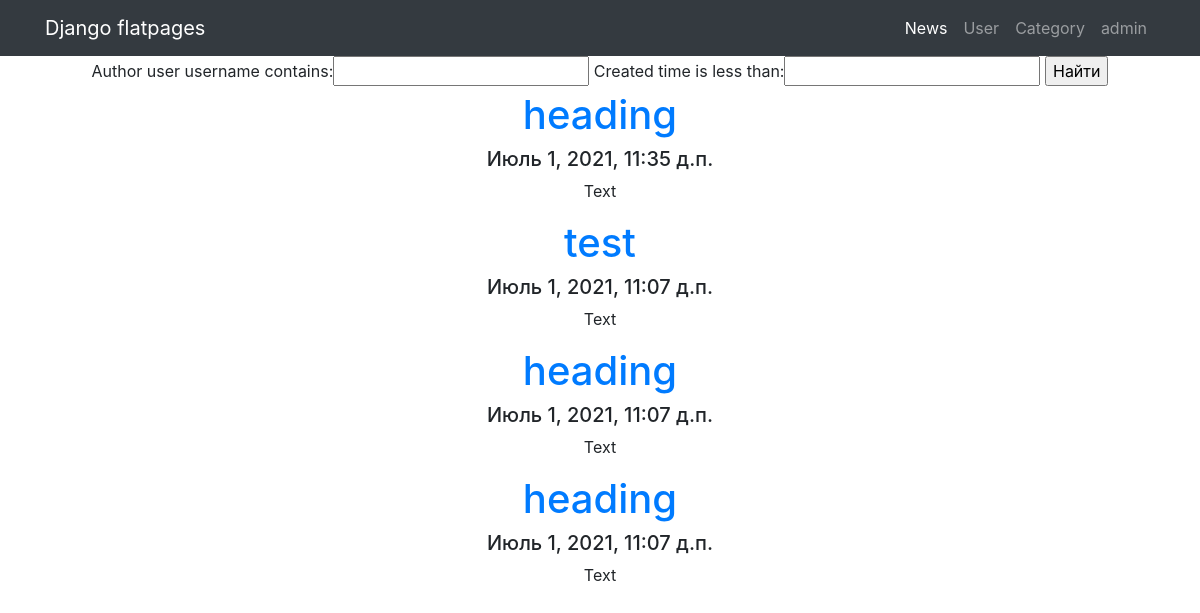
The app's page /search/ with its own data.
### NewsPaper/models.py (models this page shows, shortened)
class Post(models.Model):
    author = models.ForeignKey(Author, on_delete=models.CASCADE)
    post_type = models.CharField(max_length=255, choices=Post_type, default=post)
    heading = models.CharField(max_length=255, default='heading')
    text = models.TextField(default='Text')
    category = models.ManyToManyField(Category, through='PostCategory')
    created_time = models.DateTimeField(auto_now_add=True)
    rating = models.IntegerField(default=0)

### NewsPaper/views.py (the view)
# urls.py: path('search/', PostSearch.as_view(), name='search'),
class PostSearch(ListView):
    model = Post
    template_name = 'NewsPaper/search.html'
    context_object_name = 'posts'
    queryset = Post.objects.order_by('-id')
    def get_context_data(self, **kwargs):
        context = super().get_context_data(**kwargs)
        context['filter'] = PostFilter(self.request.GET,
                                       queryset=self.get_queryset())  # вписываем наш фильтр в контекст
        return context

### NewsPaper/templatetags/filters.py (called while the page is built)
@register.filter(name='censor')
def censor(value, arg):
    if cens:
        for i in cens:
            value = value.replace(i, '*' * len(i))
    if arg:
        arg = arg.split()
        for y in arg:
            value = value.replace(y, '*' * len(y))
    return value

### templates/NewsPaper/search.html (shortened to what this page needs)
{% extends 'flatpages/default.html' %}
{% load filters %}
{% block content %}
<form method="GET">
    {{ filter.form }}
    <input type="submit" value="Найти">
</form>
{% for post in filter.qs%}
<h1><a href="{% url 'news_d' post.id %}">{{ post.heading|censor:'тест' }}</a></h1>
<h5>{{post.created_time}}</h5>
<p>{{post.text|truncatechars:50|censor:'тест'}}</p>
{%endfor%}
{% endblock content %}

### records on screen
Post: heading|censor "heading", created_time "Июль 1, 2021, 11:35 д.п.", text|censor "Text"
Post: heading|censor "test", created_time "Июль 1, 2021, 11:07 д.п.", text|censor "Text"
Post: heading|censor "heading", created_time "Июль 1, 2021, 11:07 д.п.", text|censor "Text"
Post: heading|censor "heading", created_time "Июль 1, 2021, 11:07 д.п.", text|censor "Text"
